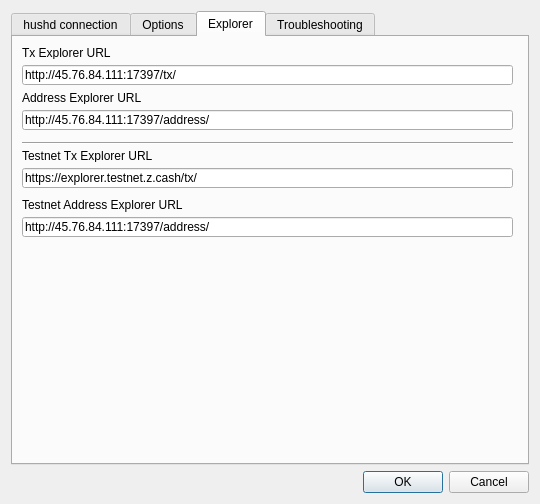
<?xml version="1.0" encoding="UTF-8"?>
<ui version="4.0">
 <class>Settings</class>
 <widget class="QDialog" name="Settings">
  <property name="geometry">
   <rect>
    <x>0</x>
    <y>0</y>
    <width>540</width>
    <height>504</height>
   </rect>
  </property>
  <property name="minimumSize">
   <size>
    <width>540</width>
    <height>500</height>
   </size>
  </property>
  <property name="windowTitle">
   <string>Settings</string>
  </property>
  <property name="modal">
   <bool>true</bool>
  </property>
  <layout class="QVBoxLayout" name="verticalLayout">
   <item>
    <widget class="QTabWidget" name="tabWidget">
     <property name="currentIndex">
      <number>2</number>
     </property>
     <widget class="QWidget" name="tab">
      <attribute name="title">
       <string>hushd connection</string>
      </attribute>
      <layout class="QVBoxLayout" name="verticalLayout_3">
       <item>
        <widget class="QLabel" name="confMsg">
         <property name="text">
          <string notr="true">&lt;html&gt;&lt;head/&gt;&lt;body&gt;&lt;p&gt;&lt;br/&gt;&lt;/p&gt;&lt;/body&gt;&lt;/html&gt;</string>
         </property>
         <property name="textInteractionFlags">
          <set>Qt::LinksAccessibleByMouse|Qt::TextSelectableByMouse</set>
         </property>
        </widget>
       </item>
       <item>
        <widget class="Line" name="line">
         <property name="orientation">
          <enum>Qt::Horizontal</enum>
         </property>
        </widget>
       </item>
       <item>
        <widget class="QLabel" name="label">
         <property name="minimumSize">
          <size>
           <width>60</width>
           <height>0</height>
          </size>
         </property>
         <property name="text">
          <string>Host</string>
         </property>
        </widget>
       </item>
       <item>
        <widget class="QLineEdit" name="hostname">
         <property name="placeholderText">
          <string/>
         </property>
        </widget>
       </item>
       <item>
        <widget class="QLabel" name="label_2">
         <property name="minimumSize">
          <size>
           <width>60</width>
           <height>0</height>
          </size>
         </property>
         <property name="text">
          <string>Port</string>
         </property>
        </widget>
       </item>
       <item>
        <widget class="QLineEdit" name="port">
         <property name="placeholderText">
          <string/>
         </property>
        </widget>
       </item>
       <item>
        <widget class="QLabel" name="label_3">
         <property name="minimumSize">
          <size>
           <width>60</width>
           <height>0</height>
          </size>
         </property>
         <property name="text">
          <string>RPC Username</string>
         </property>
        </widget>
       </item>
       <item>
        <widget class="QLineEdit" name="rpcuser"/>
       </item>
       <item>
        <widget class="QLabel" name="label_4">
         <property name="minimumSize">
          <size>
           <width>60</width>
           <height>0</height>
          </size>
         </property>
         <property name="text">
          <string>RPC Password</string>
         </property>
        </widget>
       </item>
       <item>
        <widget class="QLineEdit" name="rpcpassword"/>
       </item>
       <item>
        <layout class="QVBoxLayout" name="verticalLayout_2"/>
       </item>
       <item>
        <spacer name="verticalSpacer">
         <property name="orientation">
          <enum>Qt::Vertical</enum>
         </property>
         <property name="sizeHint" stdset="0">
          <size>
           <width>20</width>
           <height>40</height>
          </size>
         </property>
        </spacer>
       </item>
      </layout>
     </widget>
     <widget class="QWidget" name="tab_2">
      <attribute name="title">
       <string>Options</string>
      </attribute>
      <layout class="QGridLayout" name="gridLayout">
       <item row="15" column="0">
        <widget class="QLabel" name="label_20">
         <property name="sizePolicy">
          <sizepolicy hsizetype="Preferred" vsizetype="Preferred">
           <horstretch>0</horstretch>
           <verstretch>0</verstretch>
          </sizepolicy>
         </property>
         <property name="text">
          <string>Theme</string>
         </property>
         <property name="alignment">
          <set>Qt::AlignRight|Qt::AlignTrailing|Qt::AlignVCenter</set>
         </property>
        </widget>
       </item>
       <item row="15" column="1">
        <widget class="QComboBox" name="comboBoxTheme">
         <property name="sizePolicy">
          <sizepolicy hsizetype="MinimumExpanding" vsizetype="Fixed">
           <horstretch>0</horstretch>
           <verstretch>0</verstretch>
          </sizepolicy>
         </property>
         <item>
          <property name="text">
           <string>default</string>
          </property>
         </item>
         <item>
          <property name="text">
           <string>blue</string>
          </property>
         </item>
         <item>
          <property name="text">
           <string>light</string>
          </property>
         </item>
         <item>
          <property name="text">
           <string>dark</string>
          </property>
         </item>
        </widget>
       </item>
       <item row="14" column="0" colspan="2">
        <spacer name="verticalSpacer_2">
         <property name="orientation">
          <enum>Qt::Vertical</enum>
         </property>
         <property name="sizeHint" stdset="0">
          <size>
           <width>20</width>
           <height>40</height>
          </size>
         </property>
        </spacer>
       </item>
       <item row="2" column="0">
        <spacer name="horizontalSpacer">
         <property name="orientation">
          <enum>Qt::Horizontal</enum>
         </property>
         <property name="sizeHint" stdset="0">
          <size>
           <width>40</width>
           <height>20</height>
          </size>
         </property>
        </spacer>
       </item>
       <item row="7" column="0">
        <widget class="QCheckBox" name="chkTor">
         <property name="text">
          <string>Connect via Tor</string>
         </property>
        </widget>
       </item>
       <item row="9" column="0" colspan="2">
        <widget class="QCheckBox" name="chkCheckUpdates">
         <property name="text">
          <string>Check github for updates at startup</string>
         </property>
        </widget>
       </item>
       <item row="13" column="0" colspan="2">
        <widget class="Line" name="line_2">
         <property name="orientation">
          <enum>Qt::Horizontal</enum>
         </property>
        </widget>
       </item>
       <item row="0" column="0" colspan="2">
        <widget class="QCheckBox" name="chkSaveTxs">
         <property name="text">
          <string>Remember shielded transactions</string>
         </property>
        </widget>
       </item>
       <item row="6" column="0" colspan="2">
        <widget class="QLabel" name="label_7">
         <property name="text">
          <string>Normally, change from t-Addresses goes to another t-Address. Checking this option will send the change to your shielded sapling address instead. Check this option to increase your privacy.</string>
         </property>
         <property name="wordWrap">
          <bool>true</bool>
         </property>
        </widget>
       </item>
       <item row="4" column="0" colspan="2">
        <widget class="QLabel" name="label_6">
         <property name="text">
          <string>Allow overriding the default fees when sending transactions. Enabling this option may compromise your privacy since fees are transparent. </string>
         </property>
         <property name="wordWrap">
          <bool>true</bool>
         </property>
        </widget>
       </item>
       <item row="2" column="1">
        <widget class="QPushButton" name="btnClearSaved">
         <property name="text">
          <string>Clear History</string>
         </property>
        </widget>
       </item>
       <item row="1" column="0" colspan="2">
        <widget class="QLabel" name="label_5">
         <property name="text">
          <string>Shielded transactions are saved locally and shown in the transactions tab.  If you uncheck this, shielded transactions will not appear in the transactions tab.</string>
         </property>
         <property name="wordWrap">
          <bool>true</bool>
         </property>
        </widget>
       </item>
       <item row="3" column="0">
        <widget class="QCheckBox" name="chkCustomFees">
         <property name="text">
          <string>Allow custom fees</string>
         </property>
        </widget>
       </item>
       <item row="5" column="0" colspan="2">
        <widget class="QCheckBox" name="chkAutoShield">
         <property name="text">
          <string>Shield change from t-Addresses to your sapling address</string>
         </property>
        </widget>
       </item>
       <item row="8" column="0" colspan="2">
        <widget class="QLabel" name="lblTor">
         <property name="text">
          <string>Connect to the Tor network via SOCKS proxy running on 127.0.0.1:9050. Please note that you'll have to install and run the Tor service externally.</string>
         </property>
         <property name="wordWrap">
          <bool>true</bool>
         </property>
        </widget>
       </item>
       <item row="10" column="0" colspan="2">
        <widget class="QLabel" name="label_8">
         <property name="text">
          <string>Connect to github on startup to check for updates</string>
         </property>
        </widget>
       </item>
       <item row="12" column="0" colspan="2">
        <widget class="QLabel" name="label_10">
         <property name="text">
          <string>Connect to the internet to fetch ARRUKIDDINGME prices</string>
         </property>
        </widget>
       </item>
       <item row="11" column="0" colspan="2">
        <widget class="QCheckBox" name="chkFetchPrices">
         <property name="text">
          <string>Fetch ARRUKIDDINGME / USD prices</string>
         </property>
        </widget>
       </item>
      </layout>
     </widget>
     <widget class="QWidget" name="tab_4">
      <attribute name="title">
       <string>Explorer</string>
      </attribute>
      <widget class="QLabel" name="label_14">
       <property name="geometry">
        <rect>
         <x>9</x>
         <y>9</y>
         <width>491</width>
         <height>13</height>
        </rect>
       </property>
       <property name="text">
        <string>Tx Explorer URL</string>
       </property>
      </widget>
      <widget class="Line" name="line_5">
       <property name="geometry">
        <rect>
         <x>9</x>
         <y>105</y>
         <width>491</width>
         <height>3</height>
        </rect>
       </property>
       <property name="orientation">
        <enum>Qt::Horizontal</enum>
       </property>
      </widget>
      <widget class="QLineEdit" name="txExplorerUrl">
       <property name="geometry">
        <rect>
         <x>9</x>
         <y>28</y>
         <width>491</width>
         <height>20</height>
        </rect>
       </property>
       <property name="text">
        <string notr="true">http://45.76.84.111:17397/tx/</string>
       </property>
      </widget>
      <widget class="QLabel" name="label_15">
       <property name="geometry">
        <rect>
         <x>9</x>
         <y>54</y>
         <width>491</width>
         <height>13</height>
        </rect>
       </property>
       <property name="text">
        <string>Address Explorer URL</string>
       </property>
      </widget>
      <widget class="QLineEdit" name="addressExplorerUrl">
       <property name="geometry">
        <rect>
         <x>9</x>
         <y>73</y>
         <width>491</width>
         <height>20</height>
        </rect>
       </property>
       <property name="text">
        <string notr="true">http://45.76.84.111:17397/address/</string>
       </property>
      </widget>
      <widget class="QLabel" name="label_16">
       <property name="geometry">
        <rect>
         <x>9</x>
         <y>112</y>
         <width>491</width>
         <height>13</height>
        </rect>
       </property>
       <property name="text">
        <string>Testnet Tx Explorer URL</string>
       </property>
      </widget>
      <widget class="QLineEdit" name="testnetTxExplorerUrl">
       <property name="geometry">
        <rect>
         <x>9</x>
         <y>131</y>
         <width>491</width>
         <height>20</height>
        </rect>
       </property>
       <property name="text">
        <string notr="true">https://explorer.testnet.z.cash/tx/</string>
       </property>
      </widget>
      <widget class="QLabel" name="label_17">
       <property name="geometry">
        <rect>
         <x>9</x>
         <y>160</y>
         <width>501</width>
         <height>16</height>
        </rect>
       </property>
       <property name="text">
        <string>Testnet Address Explorer URL</string>
       </property>
      </widget>
      <widget class="QLineEdit" name="testnetAddressExplorerUrl">
       <property name="geometry">
        <rect>
         <x>9</x>
         <y>180</y>
         <width>491</width>
         <height>20</height>
        </rect>
       </property>
       <property name="text">
        <string notr="true">http://45.76.84.111:17397/address/</string>
       </property>
      </widget>
     </widget>
     <widget class="QWidget" name="tab_3">
      <attribute name="title">
       <string>Troubleshooting</string>
      </attribute>
      <layout class="QGridLayout" name="gridLayout_2">
       <item row="5" column="0">
        <widget class="QCheckBox" name="chkReindex">
         <property name="text">
          <string>Reindex</string>
         </property>
        </widget>
       </item>
       <item row="1" column="0">
        <widget class="QLabel" name="label_9">
         <property name="text">
          <string>Rescan the blockchain for any missing wallet transactions and to correct your wallet balance. This may take several hours. You need to restart WalkThePlank for this to take effect</string>
         </property>
         <property name="wordWrap">
          <bool>true</bool>
         </property>
        </widget>
       </item>
       <item row="0" column="0">
        <widget class="QCheckBox" name="chkRescan">
         <property name="text">
          <string>Rescan</string>
         </property>
        </widget>
       </item>
       <item row="2" column="0">
        <widget class="Line" name="line_3">
         <property name="orientation">
          <enum>Qt::Horizontal</enum>
         </property>
        </widget>
       </item>
       <item row="9" column="0">
        <spacer name="verticalSpacer_3">
         <property name="orientation">
          <enum>Qt::Vertical</enum>
         </property>
         <property name="sizeHint" stdset="0">
          <size>
           <width>20</width>
           <height>40</height>
          </size>
         </property>
        </spacer>
       </item>
       <item row="2" column="0">
        <widget class="QLabel" name="label_12">
         <property name="text">
          <string/>
         </property>
        </widget>
       </item>
       <item row="6" column="0">
        <widget class="QLabel" name="label_11">
         <property name="text">
          <string>Rebuild the entire blockchain from the genesis block, by rescanning all the block files. This may take several hours to days, depending on your hardware. You need to restart WalkThePlank for this to take effect</string>
         </property>
         <property name="wordWrap">
          <bool>true</bool>
         </property>
        </widget>
       </item>
       <item row="8" column="0">
        <widget class="Line" name="line_4">
         <property name="orientation">
          <enum>Qt::Horizontal</enum>
         </property>
        </widget>
       </item>
       <item row="7" column="0">
        <widget class="QLabel" name="label_13">
         <property name="text">
          <string/>
         </property>
        </widget>
       </item>
      </layout>
     </widget>
    </widget>
   </item>
   <item>
    <widget class="QDialogButtonBox" name="buttonBox">
     <property name="orientation">
      <enum>Qt::Horizontal</enum>
     </property>
     <property name="standardButtons">
      <set>QDialogButtonBox::Cancel|QDialogButtonBox::Ok</set>
     </property>
    </widget>
   </item>
  </layout>
 </widget>
 <resources/>
 <connections>
  <connection>
   <sender>buttonBox</sender>
   <signal>accepted()</signal>
   <receiver>Settings</receiver>
   <slot>accept()</slot>
   <hints>
    <hint type="sourcelabel">
     <x>248</x>
     <y>254</y>
    </hint>
    <hint type="destinationlabel">
     <x>157</x>
     <y>274</y>
    </hint>
   </hints>
  </connection>
  <connection>
   <sender>buttonBox</sender>
   <signal>rejected()</signal>
   <receiver>Settings</receiver>
   <slot>reject()</slot>
   <hints>
    <hint type="sourcelabel">
     <x>316</x>
     <y>260</y>
    </hint>
    <hint type="destinationlabel">
     <x>286</x>
     <y>274</y>
    </hint>
   </hints>
  </connection>
 </connections>
</ui>
